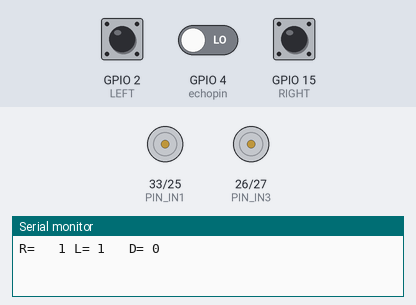
A sketch run on a simulated ESP32. Shown: motor-driver pin pairs drawn as motors (green arrow = first pin HIGH = forward, orange = second pin HIGH = backward, longer = more drive, scaled by the enable pin), the last lines printed to the serial monitor. Inputs (shaded band) come from the test bench; at power-on: GPIO 2 (LEFT) HIGH, GPIO 15 (RIGHT) HIGH, GPIO 4 (echopin) LOW.

Above: at 1.2 s.
1.3 s: GPIO 2 (LEFT) pulled LOW for 1 s
At 2.8 s:
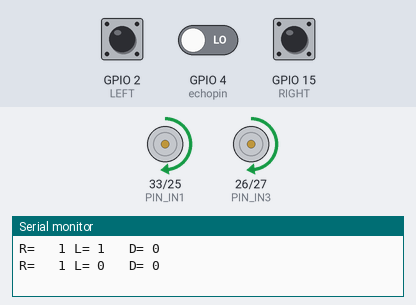
4.6 s: GPIO 15 (RIGHT) pulled LOW for 1 s
At 6.0 s:
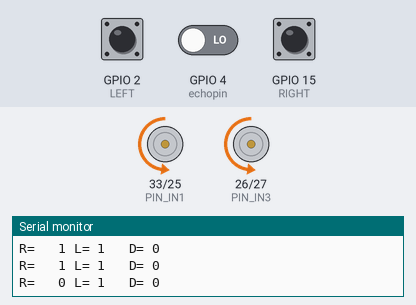
7.7 s: GPIO 15 (RIGHT) pulled LOW for 3.2 s
At 12.2 s:
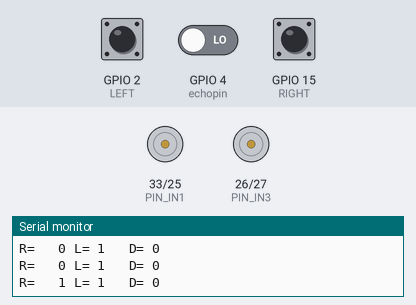
13.0 s: GPIO 2 (LEFT) pulled LOW for 3.2 s
At 15.1 s:
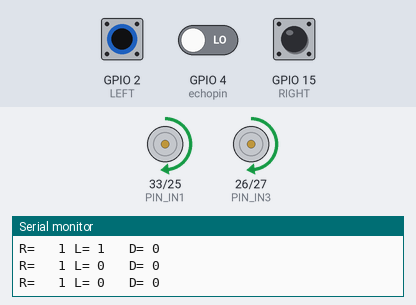
18.2 s: GPIO 2 (LEFT) driven LOW and GPIO 15 (RIGHT) driven LOW
At 19.7 s:
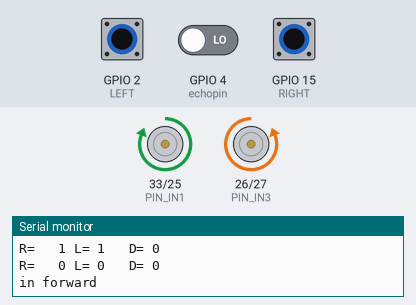
Timing chart, 0 to 21.2 s (numbered marks = the images above; inputs shaded):
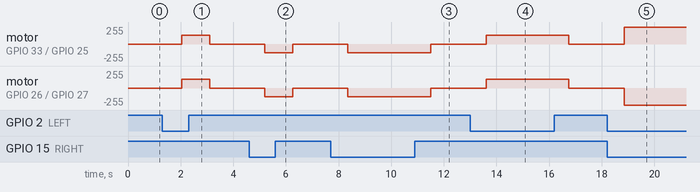

The sketch:

sketch_mar18b.ino
```cpp
// www.YouTube.com/Electronics is Fun //

// #include<Servo.h>
#define   LEFT 2
#define echopin  4// echo pin
#define trigpin 0 // Trigger pin
#define   RIGHT 15

#define enA  32 // ESP32 pin GIOP14 connected to the EN1 pin L298N
#define PIN_IN1  33 // ESP32 pin GIOP27 connected to the IN1 pin L298N
#define PIN_IN2  25 // ESP32 pin GIOP26 connected to the IN2 pin L298N
#define PIN_IN3  26 // ESP32 pin GIOP27 connected to the IN3 pin L298N
#define PIN_IN4  27 // ESP32 pin GIOP26 connected to the IN4 pin L298N
#define enB  14 // ESP32 pin GIOP14 connected to the EN2 pin L298N
#define myservo 16

// Servo myservo;

int pos =0, Speed=130;
int t;

void setup(){

  pinMode(enA, OUTPUT);
  pinMode(PIN_IN1, OUTPUT);
  pinMode(PIN_IN2, OUTPUT);
  pinMode(PIN_IN3, OUTPUT);
  pinMode(PIN_IN4, OUTPUT);
  pinMode(enB, OUTPUT);

Serial.begin(9600);
// myservo.attach(35);

// for(pos   = 90; pos <= 180; pos += 1){
// servoPulse(myservo, pos);
// delay(15);
// }

// for(pos   = 180; pos >= 0; pos-= 1) {
// servoPulse(myservo, pos);
// delay(15);
// }

// for(pos   = 0; pos<=90; pos += 1) {
// servoPulse(myservo, pos);
// delay(15);
// }

// pinMode(RIGHT,   INPUT);
// pinMode(LEFT, INPUT);

// pinMode(trigpin, OUTPUT);
// pinMode(echopin,   INPUT);

}

void loop(){
unsigned int distance = read_cm();

int   Right_Value = digitalRead(RIGHT);
int Left_Value  = digitalRead(LEFT);

Serial.print("R=   ");
Serial.print(Right_Value);
Serial.print(" L= ");
Serial.print(Left_Value);
Serial.print("   D= ");
Serial.println(distance);

if((digitalRead(RIGHT) == 0)&&(digitalRead(LEFT) == 0)){forword();}  //if Right Sensor and Left Sensor are at White color then it will call forword function
if((digitalRead(RIGHT) == 1)&&(digitalRead(LEFT) == 0)){turnLeft();}//if Right Sensor is Black and Left Sensor is White then it will call turn Right function
if((digitalRead(RIGHT) == 0)&&(digitalRead(LEFT) == 1)){turnRight();} //if Right Sensor is White and Left Sensor is Black then it will call turn Left function
if((digitalRead(RIGHT) == 1)&&(digitalRead(LEFT) == 1)){Stop();}     //if Right Sensor and Left Sensor are at Black color then it will call Stop function
// forword();
delay(50);
}

long read_cm(){
   digitalWrite(trigpin, LOW);
  delayMicroseconds(2);
  digitalWrite(trigpin,   HIGH);
  delayMicroseconds(10);
  t = pulseIn (echopin, HIGH);
  return   t / 29 / 2;
}

void servoPulse (int pin, int angle){
int pwm = (angle*11) + 500;      // Convert angle to microseconds
 digitalWrite(pin, HIGH);
 delayMicroseconds(pwm);
 digitalWrite(pin, LOW);
 delay(50);                   // Refresh cycle of servo
}

void forword(){// turn it on going forward
Serial.print("in forward");

digitalWrite(PIN_IN1, HIGH); //Right Motor forword Pin
digitalWrite(PIN_IN2, LOW);  //Right Motor backword Pin

digitalWrite(PIN_IN3, LOW);  //Left Motor backword Pin
digitalWrite(PIN_IN4, HIGH); //Left Motor forword Pin
analogWrite(enA, 255); // Write The Duty Cycle 0 to 255 Enable Pin A for Motor1 Speed

analogWrite(enB, 255); // Write The Duty Cycle 0 to 255 Enable Pin B for Motor2 Speed
//  for (int speed = 0; speed <= 255; speed++) {
//     analogWrite(enA, speed); // speed up
//     analogWrite(enB, speed); // speed up
//     delay(10);
//   }
delay(2000);
}

void   backword(){ // the other way
digitalWrite(PIN_IN1, LOW);  //Right Motor forword Pin
digitalWrite(PIN_IN2, HIGH); //Right Motor backword Pin
analogWrite(enA, Speed); // Write The Duty Cycle 0 to 255 Enable Pin A for Motor1 Speed
digitalWrite(PIN_IN3, HIGH); //Left Motor backword Pin
digitalWrite(PIN_IN4, LOW);  //Left Motor forword Pin
analogWrite(enB, Speed); // Write The Duty Cycle 0 to 255 Enable Pin B for Motor2 Speed
}

void turnRight(){   // the other right
digitalWrite(PIN_IN1, LOW);  //Right Motor forword Pin
digitalWrite(PIN_IN2, HIGH); //Right Motor backword Pin
analogWrite(enA, Speed); // Write The Duty Cycle 0 to 255 Enable Pin A for Motor1 Speed
digitalWrite(PIN_IN3, LOW);  //Left Motor backword Pin
digitalWrite(PIN_IN4, HIGH); //Left Motor forword Pin
analogWrite(enB, Speed); // Write The Duty Cycle 0 to 255 Enable Pin B for Motor2 Speed
}

void   turnLeft(){ // turn it on going left
digitalWrite(PIN_IN1, HIGH); //Right Motor forword Pin
digitalWrite(PIN_IN2, LOW);  //Right Motor backword Pin
analogWrite(enA, Speed); // Write The Duty Cycle 0 to 255 Enable Pin A for Motor1 Speed
digitalWrite(PIN_IN3, HIGH); //Left Motor backword Pin
digitalWrite(PIN_IN4, LOW);  //Left Motor forword Pin
analogWrite(enB, Speed); // Write The Duty Cycle 0 to 255 Enable Pin B for Motor2 Speed
}

void   Stop(){ // stopped
digitalWrite(PIN_IN1, LOW); //Right Motor forword Pin
digitalWrite(PIN_IN2, LOW); //Right Motor backword Pin
analogWrite(enA, 0); // Write The Duty Cycle 0 to 255 Enable Pin A for Motor1 Speed
digitalWrite(PIN_IN3, LOW); //Left Motor backword Pin
digitalWrite(PIN_IN4, LOW); //Left Motor forword Pin
analogWrite(enB, 0); // Write The Duty Cycle 0 to 255 Enable Pin B for Motor2 Speed
}
```

Measured:
- after the input at 1.3 s, motor on GPIO 33 (PIN_IN1) / GPIO 25 (PIN_IN2), motor on GPIO 26 (PIN_IN3) / GPIO 27 (PIN_IN4): stopped → forward 130/255 after 0.75 s, → stopped 1.1 s later
- after the input at 4.6 s, motor on GPIO 33 (PIN_IN1) / GPIO 25 (PIN_IN2), motor on GPIO 26 (PIN_IN3) / GPIO 27 (PIN_IN4): stopped → backward 130/255 after 0.60 s, → stopped 1.1 s later
- after the input at 7.7 s, motor on GPIO 33 (PIN_IN1) / GPIO 25 (PIN_IN2), motor on GPIO 26 (PIN_IN3) / GPIO 27 (PIN_IN4): stopped → backward 130/255 after 0.65 s, → stopped 3.2 s later
- after the input at 13.0 s, motor on GPIO 33 (PIN_IN1) / GPIO 25 (PIN_IN2), motor on GPIO 26 (PIN_IN3) / GPIO 27 (PIN_IN4): stopped → forward 130/255 after 0.60 s, → stopped 3.2 s later
- after the input at 18.2 s, motor on GPIO 33 (PIN_IN1) / GPIO 25 (PIN_IN2): stopped → forward 255/255 after 0.65 s; motor on GPIO 26 (PIN_IN3) / GPIO 27 (PIN_IN4): stopped → backward 255/255 after 0.65 s
